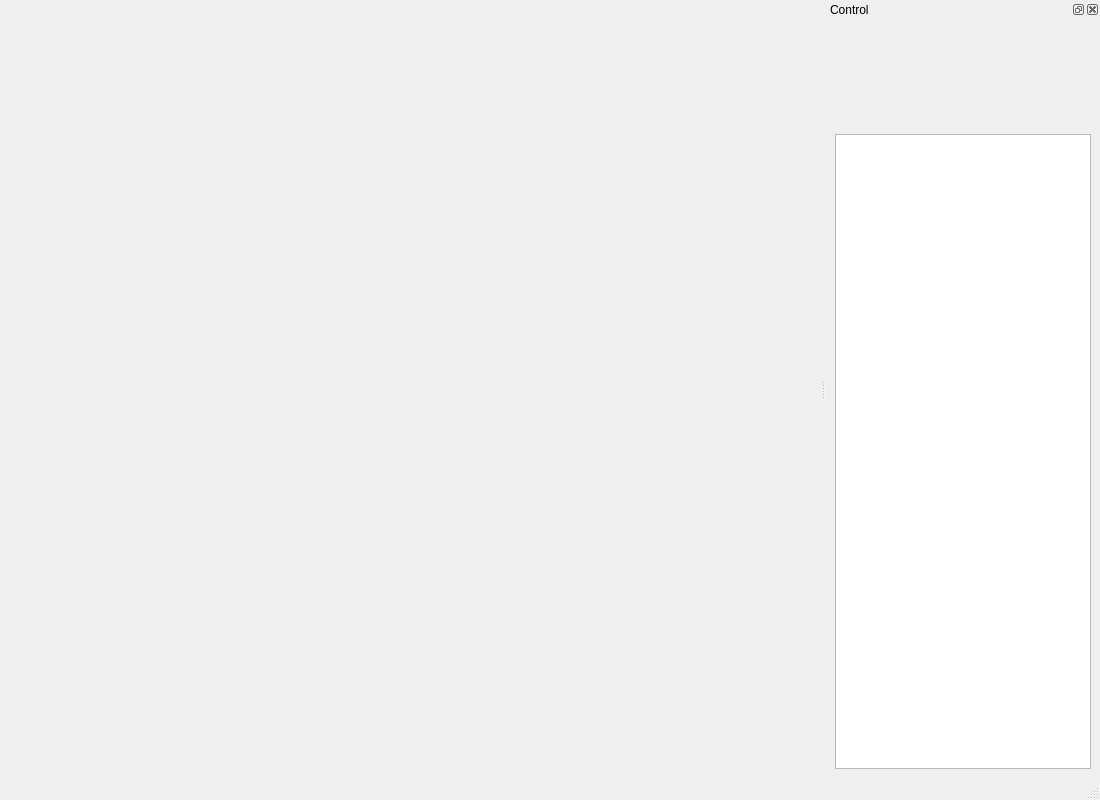
<?xml version="1.0" encoding="UTF-8"?>
<ui version="4.0">
 <class>MainWindow</class>
 <widget class="QMainWindow" name="MainWindow">
  <property name="geometry">
   <rect>
    <x>0</x>
    <y>0</y>
    <width>1100</width>
    <height>800</height>
   </rect>
  </property>
  <property name="windowTitle">
   <string>ConanQTOSGDemo</string>
  </property>
  <widget class="QWidget" name="centralwidget">
   <layout class="QGridLayout" name="gridLayout_2"/>
  </widget>
  <widget class="QMenuBar" name="menubar">
   <property name="geometry">
    <rect>
     <x>0</x>
     <y>0</y>
     <width>1100</width>
     <height>22</height>
    </rect>
   </property>
  </widget>
  <widget class="QStatusBar" name="statusbar"/>
  <widget class="QDockWidget" name="sidebarDock">
   <property name="sizePolicy">
    <sizepolicy hsizetype="Preferred" vsizetype="MinimumExpanding">
     <horstretch>1</horstretch>
     <verstretch>1</verstretch>
    </sizepolicy>
   </property>
   <property name="minimumSize">
    <size>
     <width>218</width>
     <height>400</height>
    </size>
   </property>
   <property name="windowTitle">
    <string>Control</string>
   </property>
   <attribute name="dockWidgetArea">
    <number>2</number>
   </attribute>
   <widget class="QWidget" name="dockWidgetContents_4">
    <layout class="QGridLayout" name="gridLayout">
     <item row="1" column="0">
      <widget class="QTableView" name="tableView"/>
     </item>
     <item row="0" column="0">
      <widget class="ConanQTOSGDemo::PointFactoryControl" name="pointFactoryControl" native="true">
       <property name="minimumSize">
        <size>
         <width>200</width>
         <height>100</height>
        </size>
       </property>
      </widget>
     </item>
    </layout>
   </widget>
  </widget>
 </widget>
 <customwidgets>
  <customwidget>
   <class>ConanQTOSGDemo::PointFactoryControl</class>
   <extends>QWidget</extends>
   <header>widgets/PointFactoryControl.h</header>
   <container>1</container>
  </customwidget>
 </customwidgets>
 <resources/>
 <connections/>
</ui>
